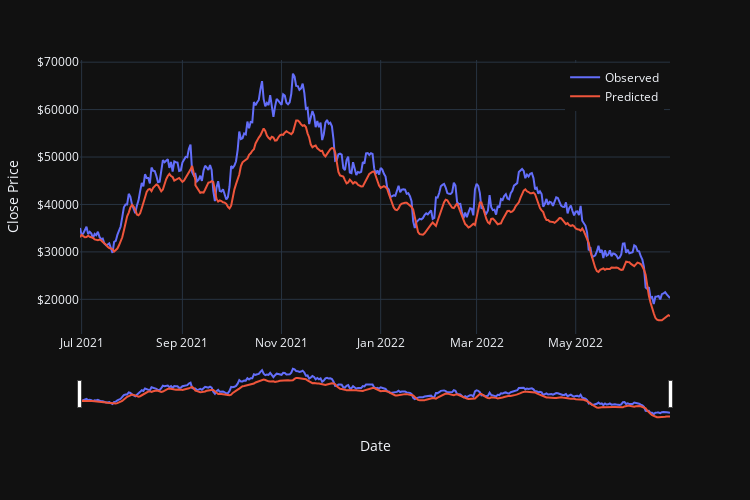
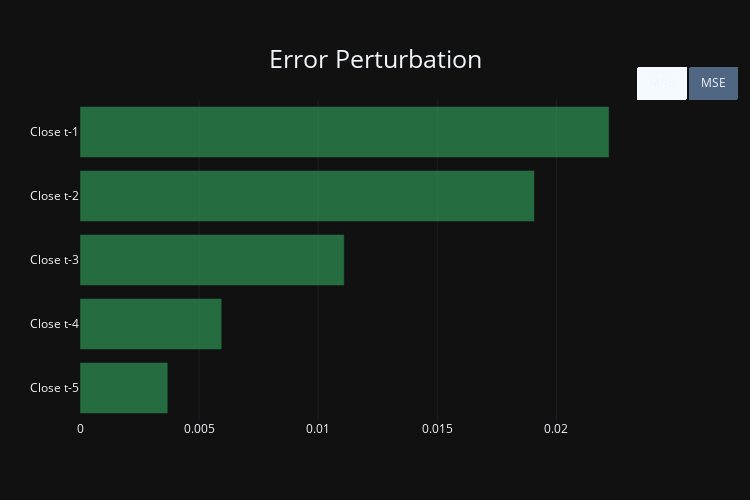

The cell these charts' notebook holds for them, in order:
### Markdown cell above
## LSTM Model

### Code cell
model_id = 'Deep Learning LSTM'
lstm_model = build_LSTM(
                    (60, 4),
                    num_rnns=2,
                    dim_rnn=100, 
                    dense_units=100, 
                    drop=False, 
                    drop_rate=0.1
                    )
lstm_model = load_model(lstm_model, 'BTC_LSTM_60_lags_4_fts', 'models/')
lstm_tdf = gen_test_df(lstm_model, X_test, y_test, yscaler, ticker='BTC', test_dates=test_dates, lags=timesteps, model_id=model_id, pred_scope=scope)
lstm_tdf = filter_test_df(lstm_tdf, 'BTC', model_id, scope)
plot_model_test(lstm_tdf).show()
lstm_idf = gen_importance_df(lstm_model, dsets['BTC-USD'], timesteps, 'BTC', model_id, scope)
plot_importance(lstm_idf)

### Figure 1 — Plotly figure (JSON) as saved in the notebook; plotly's stock layout.template omitted (floating-point values rounded to 4 significant figures; data arrays with more than 128 entries replaced by an {"elided": "..."} marker saying what was removed)
{"data": [{"hovertemplate": "%{y:$,.2f}", "legendgroup": "Observed", "line": {"color": "#636efa", "dash": "solid"}, "marker": {"symbol": "circle"}, "mode": "lines", "name": "Observed", "orientation": "v", "showlegend": true, "type": "scatter", "x": {"elided": "365 str values"}, "xaxis": "x", "y": {"elided": "365 float values"}, "yaxis": "y"}, {"hovertemplate": "%{y:$,.2f}", "legendgroup": "Predicted", "line": {"color": "#EF553B", "dash": "solid"}, "marker": {"symbol": "circle"}, "mode": "lines", "name": "Predicted", "orientation": "v", "showlegend": true, "type": "scatter", "x": {"elided": "365 str values"}, "xaxis": "x", "y": {"elided": "365 float values"}, "yaxis": "y"}], "layout": {"height": 500, "hovermode": "x unified", "legend": {"title": {"text": ""}, "tracegroupgap": 0, "x": 0.99, "xanchor": "right", "y": 0.99, "yanchor": "top"}, "margin": {"t": 60}, "title": {"font": {"size": 25}, "x": 0.5, "xanchor": "center", "y": 0.95, "yanchor": "top"}, "width": 750, "xaxis": {"anchor": "y", "domain": [0, 1], "rangeslider": {"visible": true}, "title": {"text": "Date"}}, "yaxis": {"anchor": "x", "domain": [0, 1], "tickformat": "$", "title": {"text": "Close Price"}}}}

### Figure 2 — Plotly figure (JSON) as saved in the notebook; plotly's stock layout.template omitted (floating-point values rounded to 4 significant figures)
{"data": [{"marker": {"color": "rgba(50, 171, 96, 0.6)"}, "name": "mae", "orientation": "h", "type": "bar", "visible": true, "x": [0.003687, 0.005952, 0.01109, 0.01908, 0.02221], "y": ["Close t-5", "Close t-4", "Close t-3", "Close t-2", "Close t-1"]}, {"marker": {"color": "rgba(50, 171, 96, 0.6)"}, "name": "mse", "orientation": "h", "type": "bar", "visible": false, "x": [0.0006968, 0.001533, 0.003422, 0.005447, 0.006529], "y": ["Close t-5", "Close t-4", "Close t-3", "Close t-2", "Close t-1"]}], "layout": {"autosize": true, "height": 500, "title": {"font": {"size": 25}, "text": "Error Perturbation", "x": 0.5, "xanchor": "center", "y": 0.9, "yanchor": "top"}, "updatemenus": [{"active": 0, "buttons": [{"args": [{"visible": [true, false]}], "label": "MAE", "method": "update"}, {"args": [{"visible": [false, true]}], "label": "MSE", "method": "update"}], "direction": "left", "type": "buttons", "x": 1, "xanchor": "left", "y": 1, "yanchor": "bottom"}], "width": 750, "xaxis": {"gridcolor": "DarkGrey", "gridwidth": 0.1, "showgrid": true}, "yaxis": {"tickmode": "linear"}}}
